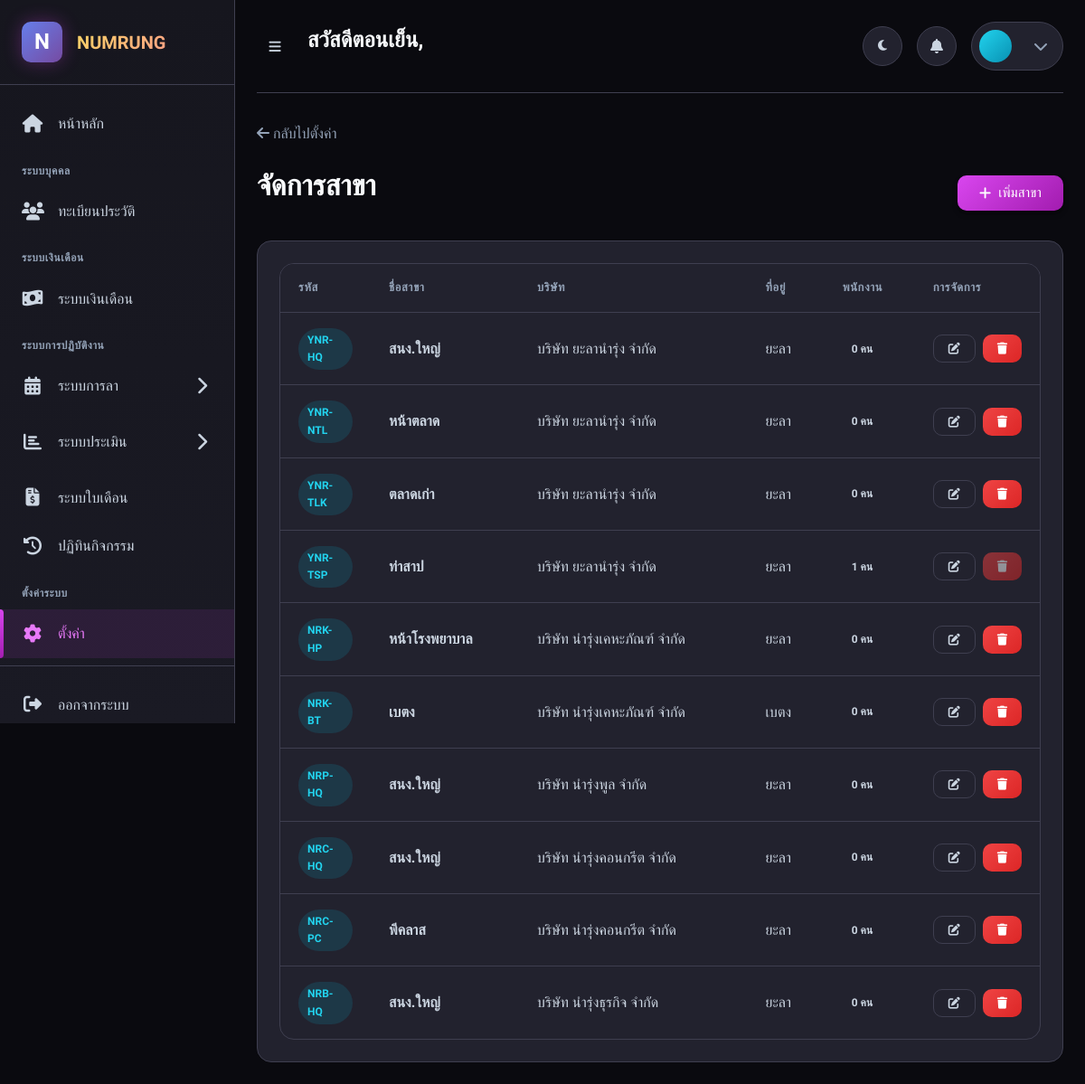
The page /modules/settings/branches.php (signed in) on the database its author committed.
### tables this page shows
CREATE TABLE IF NOT EXISTS branches (
    branch_id INT AUTO_INCREMENT PRIMARY KEY,
    company_id INT NOT NULL,
    branch_code VARCHAR(20) NOT NULL,
    branch_name VARCHAR(255) NOT NULL,
    address TEXT,
    phone VARCHAR(50),
    status TINYINT DEFAULT 1,
    created_at DATETIME DEFAULT CURRENT_TIMESTAMP,
    updated_at DATETIME DEFAULT CURRENT_TIMESTAMP ON UPDATE CURRENT_TIMESTAMP,
    FOREIGN KEY (company_id) REFERENCES companies(company_id) ON DELETE RESTRICT,
    UNIQUE KEY unique_branch_code (company_id, branch_code)
);

CREATE TABLE IF NOT EXISTS companies (
    company_id INT AUTO_INCREMENT PRIMARY KEY,
    company_code VARCHAR(20) NOT NULL UNIQUE,
    company_name VARCHAR(255) NOT NULL,
    tax_id VARCHAR(20),
    address TEXT,
    phone VARCHAR(50),
    email VARCHAR(100),
    logo VARCHAR(255),
    status TINYINT DEFAULT 1 COMMENT '1=active, 0=inactive',
    created_at DATETIME DEFAULT CURRENT_TIMESTAMP,
    updated_at DATETIME DEFAULT CURRENT_TIMESTAMP ON UPDATE CURRENT_TIMESTAMP
);

### modules/settings/branches.php (the view, shortened to what this page needs)
<?php
$pdo = getDBConnection();
$stmt = $pdo->query("
    SELECT b.*, c.company_name,
           (SELECT COUNT(*) FROM employees WHERE branch_id = b.branch_id AND status = 'active') as employee_count
    FROM branches b
    JOIN companies c ON b.company_id = c.company_id
    WHERE b.status = 1
    ORDER BY b.company_id, b.branch_id
");
$branches = $stmt->fetchAll();
include __DIR__ . '/../../includes/header.php';
?>
<div class="page-content">
    <nav class="mb-4">
        <a href="<?= BASE_URL ?>modules/settings/" class="text-muted">
            <i class="fas fa-arrow-left"></i> กลับไปตั้งค่า
        </a>
    </nav>
    <div class="d-flex justify-content-between align-items-center mb-4">
        <h2>จัดการสาขา</h2>
        <button class="btn btn-primary" onclick="showAddModal()">
            <i class="fas fa-plus"></i> เพิ่มสาขา
        </button>
    </div>
    <div class="card">
        <div class="card-body">
            <div class="table-container">
                <table class="table">
                    <thead>
                        <tr>
                            <th style="width: 100px;">รหัส</th>
                            <th>ชื่อสาขา</th>
                            <th>บริษัท</th>
                            <th>ที่อยู่</th>
                            <th style="width: 100px;">พนักงาน</th>
                            <th style="width: 120px;">การจัดการ</th>
                        </tr>
                    </thead>
                    <tbody>
                        <?php foreach ($branches as $branch): ?>
                        <tr>
                            <td><span class="badge badge-secondary"><?= htmlspecialchars($branch['branch_code']) ?></span></td>
                            <td><strong><?= htmlspecialchars($branch['branch_name']) ?></strong></td>
                            <td><?= htmlspecialchars($branch['company_name']) ?></td>
                            <td class="text-muted"><?= htmlspecialchars($branch['address'] ?? '-') ?></td>
                            <td><span class="badge badge-accent"><?= $branch['employee_count'] ?> คน</span></td>
                            <td>
                                <div class="d-flex gap-2">
                                    <button class="btn btn-sm btn-outline"
                                            onclick="showEditModal(<?= htmlspecialchars(json_encode($branch)) ?>)">
                                        <i class="fas fa-edit"></i>
                                    </button>
                                    <button class="btn btn-sm btn-danger"
                                            onclick="deleteBranch(<?= $branch['branch_id'] ?>)"
                                            <?= $branch['employee_count'] > 0 ? 'disabled title="ไม่สามารถลบได้ มีพนักงานอยู่"' : '' ?>>
                                        <i class="fas fa-trash"></i>
                                    </button>
                                </div>
                            </td>
                        </tr>
                        <?php endforeach; ?>
                    </tbody>
                </table>
            </div>
        </div>
    </div>
</div>
<?php include __DIR__ . '/../../includes/footer.php'; ?>

### rows shown on the page
branches: branch_code "YNR-HQ", branch_name "สนง.ใหญ่", company.company_name "บริษัท ยะลานำรุ่ง จำกัด", address "ยะลา", employee_count "0"
branches: branch_code "YNR-NTL", branch_name "หน้าตลาด", company.company_name "บริษัท ยะลานำรุ่ง จำกัด", address "ยะลา", employee_count "0"
branches: branch_code "YNR-TLK", branch_name "ตลาดเก่า", company.company_name "บริษัท ยะลานำรุ่ง จำกัด", address "ยะลา", employee_count "0"
branches: branch_code "YNR-TSP", branch_name "ท่าสาป", company.company_name "บริษัท ยะลานำรุ่ง จำกัด", address "ยะลา", employee_count "1"
branches: branch_code "NRK-HP", branch_name "หน้าโรงพยาบาล", company.company_name "บริษัท นำรุ่งเคหะภัณฑ์ จำกัด", address "ยะลา", employee_count "0"
branches: branch_code "NRK-BT", branch_name "เบตง", company.company_name "บริษัท นำรุ่งเคหะภัณฑ์ จำกัด", address "เบตง", employee_count "0"
branches: branch_code "NRP-HQ", branch_name "สนง.ใหญ่", company.company_name "บริษัท นำรุ่งพูล จำกัด", address "ยะลา", employee_count "0"
branches: branch_code "NRC-HQ", branch_name "สนง.ใหญ่", company.company_name "บริษัท นำรุ่งคอนกรีต จำกัด", address "ยะลา", employee_count "0"
branches: branch_code "NRC-PC", branch_name "พีคลาส", company.company_name "บริษัท นำรุ่งคอนกรีต จำกัด", address "ยะลา", employee_count "0"
branches: branch_code "NRB-HQ", branch_name "สนง.ใหญ่", company.company_name "บริษัท นำรุ่งธุรกิจ จำกัด", address "ยะลา", employee_count "0"

### other values the page prints
$greeting "สวัสดีตอนเย็น"
